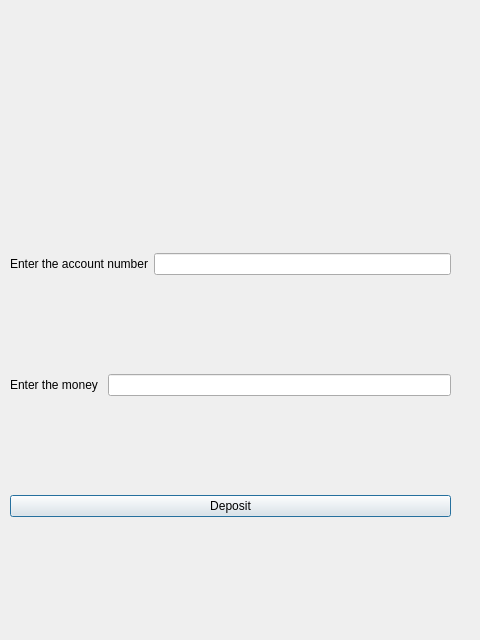
<?xml version="1.0" encoding="UTF-8"?>
<ui version="4.0">
 <class>DepositDialog</class>
 <widget class="QDialog" name="DepositDialog">
  <property name="geometry">
   <rect>
    <x>0</x>
    <y>0</y>
    <width>480</width>
    <height>640</height>
   </rect>
  </property>
  <property name="windowTitle">
   <string>Dialog</string>
  </property>
  <widget class="QWidget" name="verticalLayoutWidget">
   <property name="geometry">
    <rect>
     <x>10</x>
     <y>160</y>
     <width>441</width>
     <height>451</height>
    </rect>
   </property>
   <layout class="QVBoxLayout" name="verticalLayout">
    <item>
     <layout class="QHBoxLayout" name="horizontalLayout_3">
      <item>
       <widget class="QLabel" name="label_2">
        <property name="text">
         <string>Enter the account number</string>
        </property>
       </widget>
      </item>
      <item>
       <widget class="QLineEdit" name="lineEditAccountNumber"/>
      </item>
     </layout>
    </item>
    <item>
     <layout class="QHBoxLayout" name="horizontalLayout_2">
      <item>
       <widget class="QLabel" name="label">
        <property name="text">
         <string>Enter the money </string>
        </property>
       </widget>
      </item>
      <item>
       <widget class="QLineEdit" name="lineEditAmount"/>
      </item>
     </layout>
    </item>
    <item>
     <layout class="QHBoxLayout" name="horizontalLayout">
      <item>
       <widget class="QPushButton" name="pushButtonDeposit">
        <property name="text">
         <string>Deposit</string>
        </property>
       </widget>
      </item>
     </layout>
    </item>
   </layout>
  </widget>
 </widget>
 <resources/>
 <connections/>
</ui>
